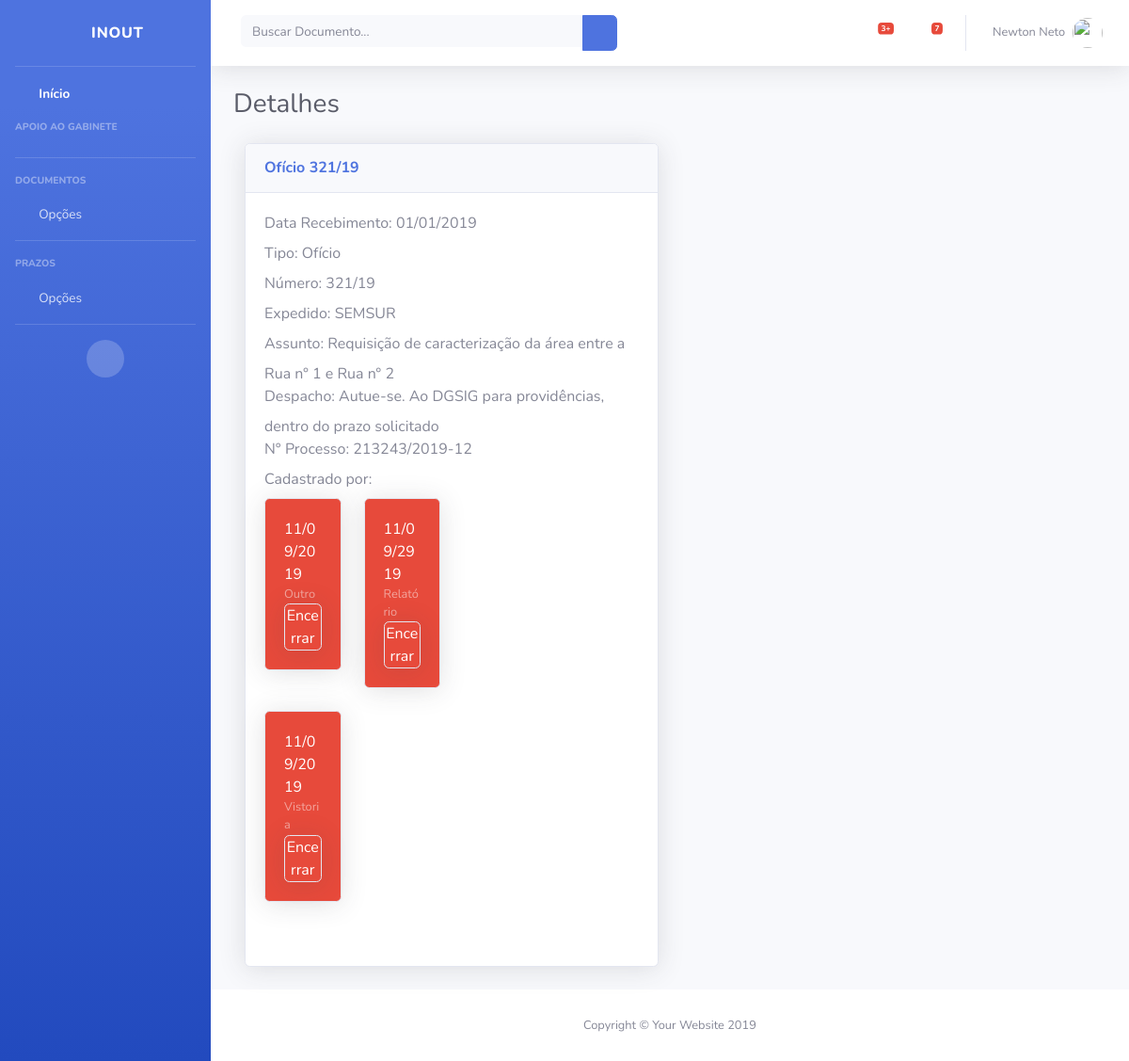
The page /9/detalhesdocumento.html on the database as committed earlier.
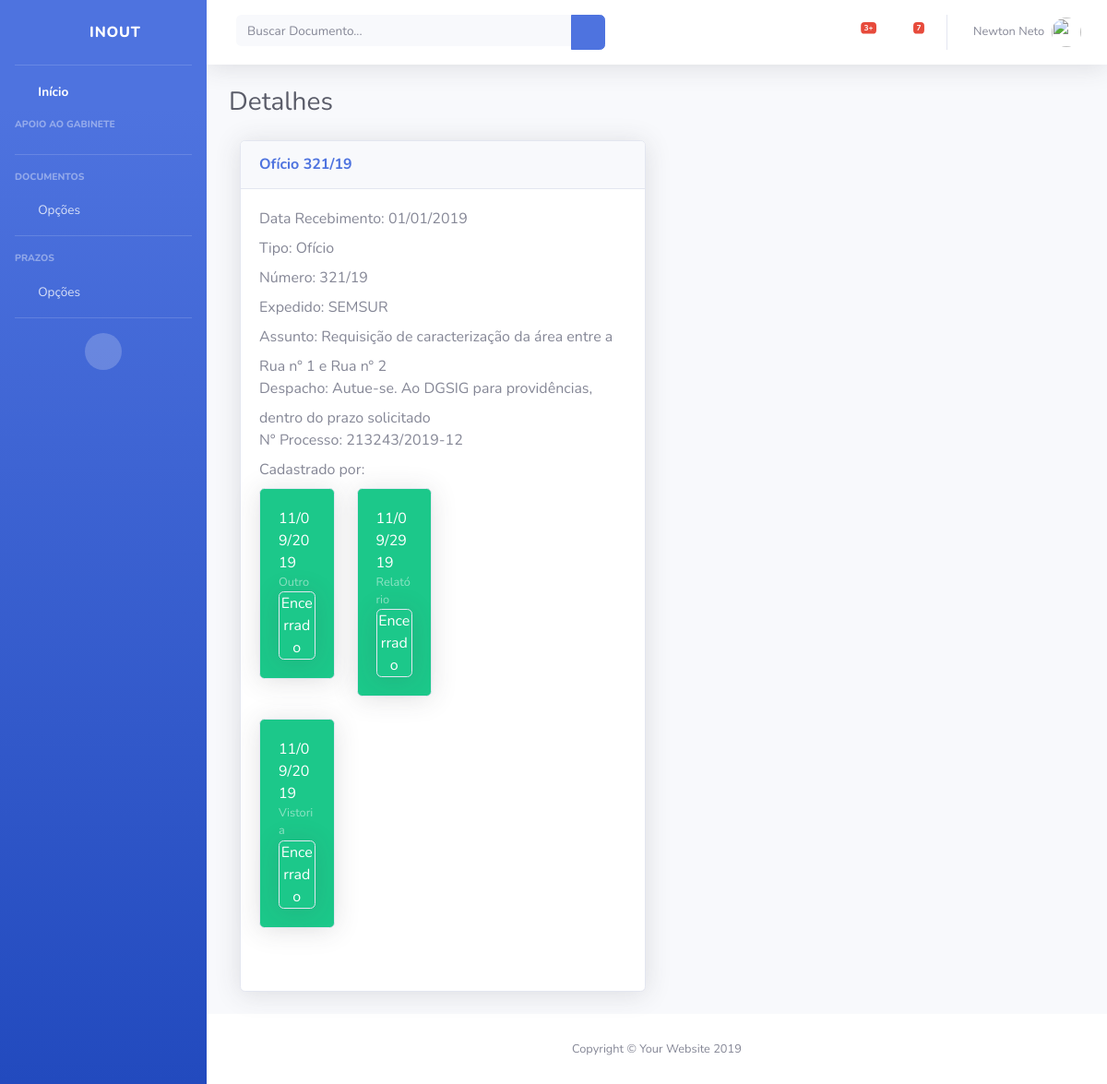
The same page on the database as committed later.
### inout/models.py (models this page shows, shortened)
class Prazo(models.Model):
	documento = models.ForeignKey(Documento, on_delete = models.CASCADE)
	tipo_de_prazo = models.CharField(max_length = 20)
	data_do_prazo = models.DateTimeField('Prazo')
	prazo_encerrado = models.BooleanField(default = False)

### inout/views.py (the view)
# urls.py: path('<int:documento_id>/detalhesdocumento', views.detalhesdocumento, name = 'detalhesdocumento'),
def detalhesdocumento(request, documento_id):
	try:
		documento = Documento.objects.get(pk = documento_id)
		contexto = {
			'documento': documento,
			'data_de_hoje': datetime.date.today(),
		}
	except Documento.DoesNotExist:
		raise Http404("Documento não ecziste")
	return render(request, 'inout/detalhesdocumento.html', contexto)

### inout/templates/inout/detalhesdocumento.html (shortened to what this page needs)
{% load staticfiles %}
{% include "header.html" %}
        <div class="container-fluid">
          <h1 class="h3 mb-4 text-gray-800">Detalhes</h1>
          <div class="col-lg-6 mb-4">
            <div class="card shadow mb-4">
              <div class="card-header py-3">
                <h6 class="m-0 font-weight-bold text-primary">{{ documento.tipo_de_documento }} {{ documento.numero_do_documento }}</h6>
              </div>
              <div class="card-body">
                {% if documento %}
                  <label>Data Recebimento: </label> {{ documento.data_de_entrada|date:'d/m/Y' }}
                  <br/>
                  <label>Tipo: </label> {{ documento.tipo_de_documento }}
                  <br/>
                  <label>Número: </label> {{ documento.numero_do_documento }}
                  <br/>
                  <label>Expedido: </label> {{ documento.orgao_expedidor_do_documento }}
                  <br/>
                  <label>Assunto: </label> {{ documento.assunto_do_documento }}
                  <br/>
                  <label>Despacho: </label> {{ documento.despacho_do_documento }}
                  <br/>
                  <label>N° Processo: </label> {{ documento.numero_do_processo }}
                  <br/>
                  <label>Cadastrado por: </label>
                  <br/>
                  <div class="row">
                    <div class="col-lg-6 mb-4">
                      <div class="row">
                      {% for prazo in documento.prazo_set.all %}
                        <div class="col-lg-6 mb-4">
                          {% if prazo.prazo_encerrado == True %}
                            <div class="card bg-success text-white shadow">
                              <div class="card-body">
                                {{ prazo.data_do_prazo|date:'d/m/Y' }}
                              <div class="text-white-50 small">{{ prazo.tipo_de_prazo }}</div>
                              <span class="bg-success card text-white shadow centralizaTexto" />Encerrado</span>
                              </div>
                            </div>
                          {% elif prazo.prazo_encerrado == False and prazo.data_do_prazo|date:'d/m/Y' < data_de_hoje|date:'d/m/Y' %}
                            <div class="card bg-danger text-white shadow">
                              <div class="card-body">
                                {{ prazo.data_do_prazo|date:'d/m/Y' }}
                              <div class="text-white-50 small">{{ prazo.tipo_de_prazo }}</div>
                              <a id="removeStyleLink" href="{% url 'inout:alterar_status_prazo' documento.id prazo.id %}" class="bg-danger card text-white shadow centralizaTexto" />Encerrar</a>
                              </div>
                            </div>
                          {% endif %}
                        </div>
                      {% endfor %}
                      </div>
                    </div>
                  </div>
                {% endif %}
              </div>
            </div>
          </div>
        </div>
      </div>
{% include "footer.html" %}

Rows that differ between the two databases and show on the page:
changed Prazo "Outro": prazo_encerrado "Encerrar" → "Encerrado"
changed Prazo "Relatório": prazo_encerrado "Encerrar" → "Encerrado"
changed Prazo "Vistoria": prazo_encerrado "Encerrar" → "Encerrado"
